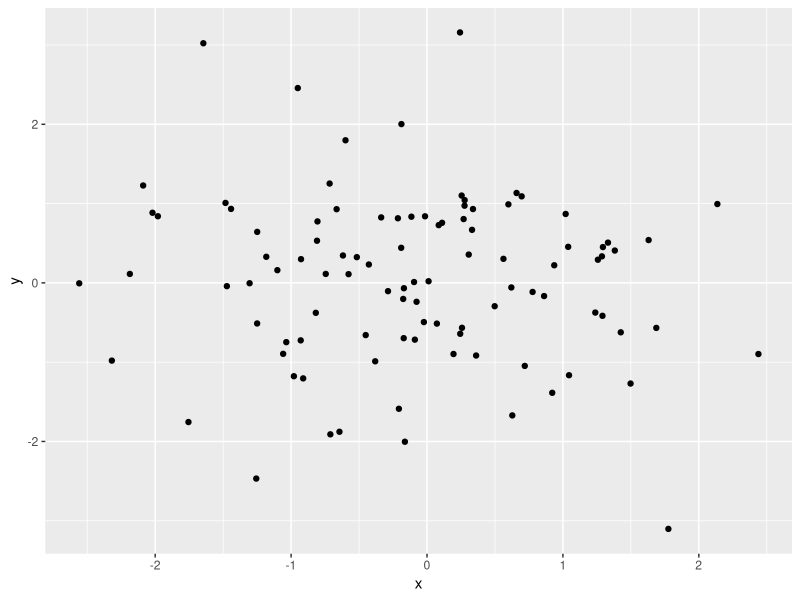

This chart was generated by the following R code:
## ---- chunk 1
knitr::opts_chunk$set(echo = FALSE)
## ---- chunk 2
library(ggplot2)
dat <- data.frame(x = rnorm(100), y = rnorm(100))
ggplot(dat, aes(x, y)) + geom_point() 
## ---- chunk 3
library(xtable)
tb <- xtable(mtcars[1:3,1:5])
print(tb,  type ="html")
## ---- chunk 4
library(knitr)
kable(mtcars[1:3,1:5])

